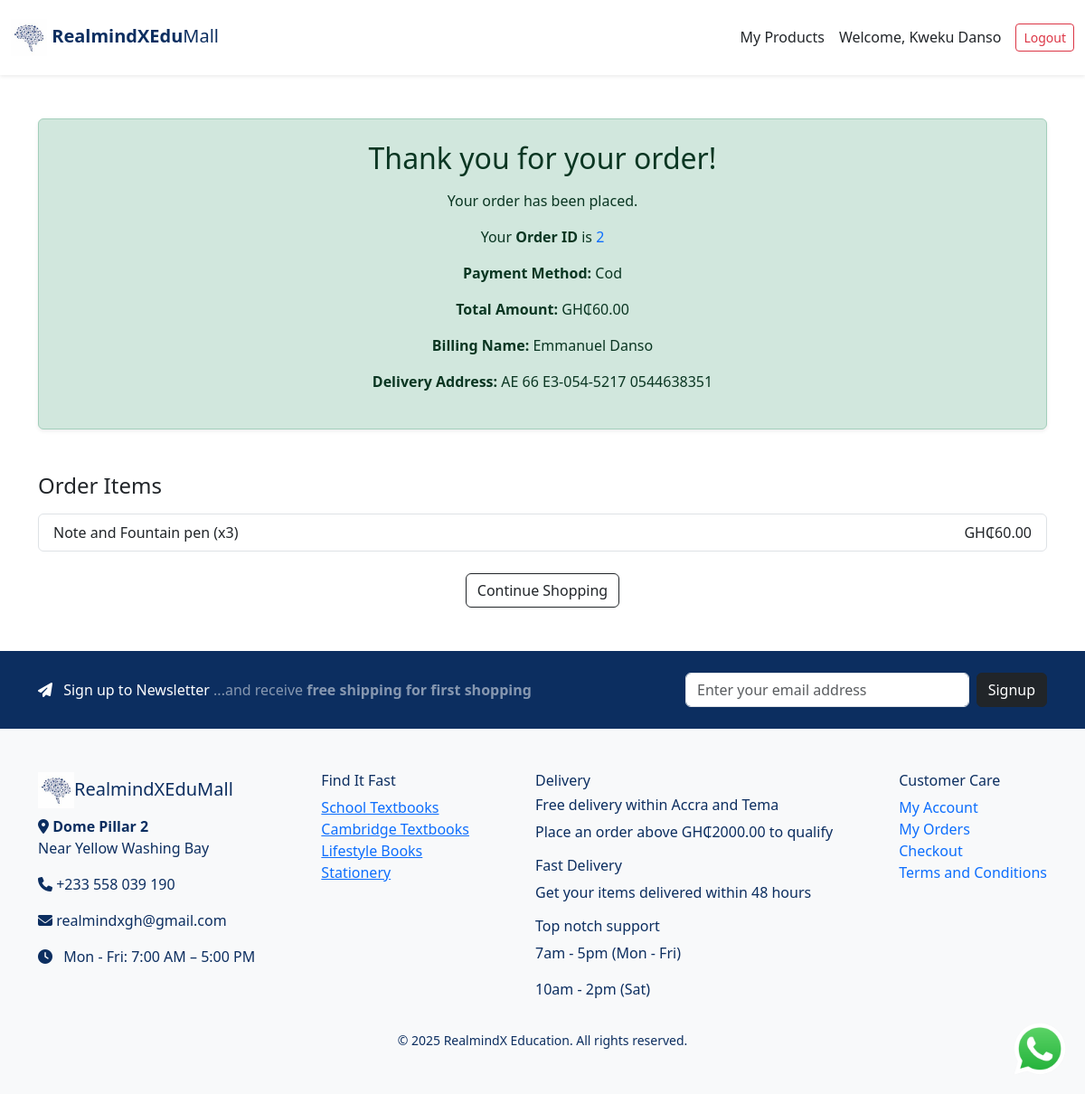
The page /order-success/2 (signed in) on the database its author committed.
### e_commerce/models/user.py (models this page shows, shortened)
class User(UserMixin, db.Model):
    __tablename__ = 'user'
    id = db.Column(db.Integer, primary_key=True)
    username = db.Column(db.String(80), unique=True, nullable=False)
    email = db.Column(db.String(120), unique=True, nullable=False)
    password = db.Column(db.String(200), nullable=False)
    date_joined = db.Column(db.DateTime, server_default=db.func.now())

### e_commerce/models/order.py (models this page shows)
class Order(db.Model):
    id = db.Column(db.Integer, primary_key=True)
    user_id = db.Column(db.Integer, db.ForeignKey('user.id'), nullable=True)
    full_name = db.Column(db.String(120), nullable=False)
    email = db.Column(db.String(120), nullable=False)
    address = db.Column(db.Text, nullable=False)
    total_amount = db.Column(db.Float, nullable=False)
    payment_method = db.Column(db.String(50), nullable=False)
    status = db.Column(db.String(50), default='pending')  # pending, paid, cod, failed
    date_created = db.Column(db.DateTime, default=datetime.utcnow)
    items = db.relationship('OrderItem', backref='order', lazy=True)

class OrderItem(db.Model):
    id = db.Column(db.Integer, primary_key=True)
    order_id = db.Column(db.Integer, db.ForeignKey('order.id'), nullable=False)
    product_id = db.Column(db.Integer, db.ForeignKey('product.id'), nullable=False)
    quantity = db.Column(db.Integer, nullable=False)
    price = db.Column(db.Float, nullable=False)

### e_commerce/models/products.py (models this page shows, shortened)
class Product(db.Model):
    __tablename__ = 'product'  # Optional, but makes FK references safer
    id = db.Column(db.Integer, primary_key=True)
    name = db.Column(db.String(120), nullable=False)
    description = db.Column(db.Text, nullable=False)
    price = db.Column(db.Float, nullable=False)
    image_filename = db.Column(db.String(120))
    in_stock = db.Column(db.Boolean, default=True)
    date_created = db.Column(db.DateTime, default=datetime.utcnow)
    author = db.Column(db.String(120), nullable=True)
    brand = db.Column(db.String(120), nullable=True)
    grade = db.Column(db.String(50), nullable=True)
    level = db.Column(db.String(50), nullable=True)
    subject = db.Column(db.String(100), nullable=True)
    ratings = db.relationship('ProductRating', back_populates='product', lazy=True)
    category_id = db.Column(db.Integer, db.ForeignKey('category.id'))
    category = db.relationship('Category', back_populates='products')
    order_items = db.relationship('OrderItem', backref='product', lazy=True)

### e_commerce/routes/main_routes.py (the view)
@main_bp.route('/order-success/<int:order_id>')
@login_required
def order_success(order_id):
    order = Order.query.get_or_404(order_id)
    return render_template('order_success.html', order=order)

### e_commerce/templates/order_success.html (shortened to what this page needs)
{% extends "index.html" %}
{% block content %}
<div class="container my-5">
  <div class="alert alert-success text-center p-4 shadow-sm rounded">
    <h2 class="mb-3">Thank you for your order!</h2>
    <p>Your order has been placed.</p>
    <p>Your <strong>Order ID</strong> is <span class="text-primary">{{ order.id }}</span></p>
    <p><strong>Payment Method:</strong> {{ order.payment_method|capitalize }}</p>
    <p><strong>Total Amount:</strong> GH₵{{ '%.2f'|format(order.total_amount) }}</p>
    <p><strong>Billing Name:</strong> {{ order.full_name }}</p>
    <p><strong>Delivery Address:</strong> {{ order.address }}</p>
  </div>
  <h4 class="mt-5 mb-3">Order Items</h4>
  <ul class="list-group mb-4">
    {% for item in order.items %}
    <li class="list-group-item d-flex justify-content-between align-items-center">
      {{ item.product.name }} (x{{ item.quantity }})
      <span>GH₵{{ '%.2f'|format(item.price * item.quantity) }}</span>
    </li>
    {% endfor %}
  </ul>
  <div class="text-center">
    <a href="{{ url_for('main.home') }}" class="btn btn-outline-dark">Continue Shopping</a>
  </div>
</div>
{% endblock %}

### e_commerce/templates/index.html (shortened to what this page needs)
<!DOCTYPE html>
<html lang="en">
<head>
  <link href="https://cdn.jsdelivr.net/npm/bootstrap@5.3.3/dist/css/bootstrap.min.css" rel="stylesheet">
  <link rel="stylesheet" href="https://cdnjs.cloudflare.com/ajax/libs/font-awesome/6.6.0/css/all.min.css">
</head>
<body>
  <nav class="navbar navbar-expand-lg navbar-light bg-white shadow-sm py-3">
    <div class="container-fluid">
      <a class="navbar-brand" href="{{ url_for('main.home') }}">
        <img src="{{ url_for('static', filename='images/brain.jpg') }}" alt="Logo" width="40">
        <strong><span style="color: #0C2E60;">RealmindXEdu</span></strong><span style="color: #0C2E60;">Mall</span>
      </a>
      <div class="d-flex align-items-center">
        {% if current_user.is_authenticated %}
          <div class="d-flex align-items-center gap-3">
            <a class="nav-link" href="{{ url_for('main.purchased_products') }}">My Products</a>
            <span>Welcome, {{ current_user.username }}</span>
            <a href="{{ url_for('auth.logout') }}" class="btn btn-outline-danger btn-sm">Logout</a>
          </div>
        {% else %}
          <a href="{{ url_for('auth.login') }}" class="btn btn-outline-primary btn-sm me-2">Login</a>
          <a href="{{ url_for('auth.user_signup') }}" class="btn btn-primary btn-sm me-2">Signup</a>
        {% endif %}
      </div>
    </div>
  </nav>
  <main>
    {% block content %}{% endblock %}
  </main>
  <section class="text-white py-4" style="background-color: #0C2E60;">
    <div class="container d-flex flex-column flex-md-row justify-content-between align-items-center">
      <p class="mb-3 mb-md-0 fs-6">
        <i class="fas fa-paper-plane me-2"></i> Sign up to Newsletter
        <span class="text-white-50">...and receive <strong>free shipping for first shopping</strong></span>
      </p>
      <form method="POST" action="{{ url_for('main.subscribe_newsletter') }}" class="d-flex" style="max-width: 400px; width: 100%;">
        <input type="email" name="email" class="form-control me-2" placeholder="Enter your email address" required>
        <button class="btn btn-dark" type="submit">Signup</button>
      </form>
    </div>
  </section>
  <footer class="bg-light py-5" style="color: #0C2E60;">
    <div class="container d-flex flex-wrap justify-content-between">
      <div class="mb-4">
        <h5><img src="{{ url_for('static', filename='images/brain.jpg') }}" width="40"><span style="color: #0C2E60;">RealmindXEduMall</span></h5>
        <p><i class="fa fa-map-marker-alt"></i> <strong>Dome Pillar 2</strong><br>Near Yellow Washing Bay</p>
        <p><i class="fa fa-phone"></i> +233 558 039 190</p>
        <p><i class="fa fa-envelope"></i> realmindxgh@gmail.com</p>
        <p><i class="fa fa-clock me-2"></i> Mon - Fri: 7:00 AM – 5:00 PM</p>
      </div>
      <div>
        <h6>Find It Fast</h6>
        <ul class="list-unstyled">
          <li><a href="#">School Textbooks</a></li>
          <li><a href="#">Cambridge Textbooks</a></li>
          <li><a href="#">Lifestyle Books</a></li>
          <li><a href="#">Stationery</a></li>
        </ul>
      </div>
      <div>
        <h6>Delivery</h6>
        <h6>Free delivery within Accra and Tema</h6>
        <p>Place an order above GH₵2000.00 to qualify</p>
        <h6>Fast Delivery</h6>
        <p>Get your items delivered within 48 hours</p>
        <h6>Top notch support</h6>
        <p>7am - 5pm (Mon - Fri)</p>
        <p>10am - 2pm (Sat)</p>
      </div>
      <div>
        <h6>Customer Care</h6>
        <ul class="list-unstyled">
          <li><a href="{{ url_for('auth.login') }}" style="text-decoration: none;" >My Account</a></li>
          <li><a href="{{ url_for('auth.login') }}" style="text-decoration: none;">My Orders</a></li>
          <li><a href="{{ url_for('auth.login') }}" style="text-decoration: none;">Checkout</a></li>
          <li><a href="{{ url_for('auth.login') }}" style="text-decoration: none;">Terms and Conditions</a></li>
        </ul>
      </div>
    </div>
    <div class="text-center mt-3">
      <small id="copyright"></small>
    </div>
  </footer>
  <a href="https://wa.me/233558099689" class="whatsapp-float" target="_blank" style="
  position: fixed;
  bottom: 20px;
  right: 20px;
  z-index: 1000;
  ">
    <img src="{{ url_for('static', filename='images/whatsapp.png') }}" alt="WhatsApp" width="60">
  </a>
</body>
</html>

### rows shown on the page
User: username "Kweku Danso"
Order: id "2", payment_method "Cod", total_amount "60.00", full_name "Emmanuel Danso", address "AE 66 E3-054-5217 0544638351"
OrderItem: product.name "Note and Fountain pen", quantity "3", item.price*item.quantity "60.00"
